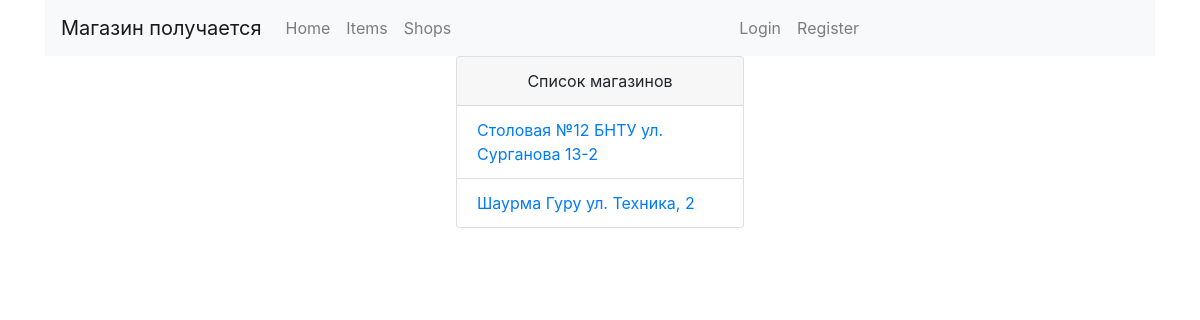
Page /shop_list/ on the committed database.
### shop/models.py (models this page shows, shortened)
class Shop(models.Model):
    name = models.CharField(
        max_length=128,
        verbose_name='Наименование магазина'
    )
    address = models.CharField(
        max_length=256,
        verbose_name='Адрес магазина'
    )
    staff_amount = models.PositiveIntegerField(
        blank=True,
        null=True
    )
    def __str__(self):
        return f'{self.name} {self.address}'
    class Meta:
        verbose_name = 'Магазин'
        verbose_name_plural = "Магазины"
        ordering = (
            'name',
        )

### shop/views.py (the view)
# urls.py: path('shop_list/', ShopList.as_view(), name="shop_list"),
class ShopList(ListView):
    template_name = 'shop/shop/shop_list.html'
    model = Shop
    context_object_name = 'shop_list'

### cart/context_processors.py (called while the page is built)
def cart(request):
    return {'cart': Cart(request)}

### shop/templates/shop/shop/shop_list.html (shortened to what this page needs)
{% extends 'shop/base.html' %}
{% load static %}
{% block body %}
    <div class="col-lg-6 offset-3">
        <div class="card" style="width:18rem; margin: auto" >
            <div class="card-header" style="text-align: center">
                Список магазинов
            </div>
            <ul class="list-group list-group-flush">
                {% for shop in shop_list %}
                    <li class="list-group-item">
                        <a href="{% url 'shop:shop_detail' shop.id %}">
                            {{ shop }}
                        </a>
                    </li>
                {% endfor %}
            </ul>
        </div>
    </div>
{% endblock %}

### rows in the picture
Shop: name+address "Столовая №12 БНТУ ул. Сурганова 13-2"
Shop: name+address "Шаурма Гуру ул. Техника, 2"
